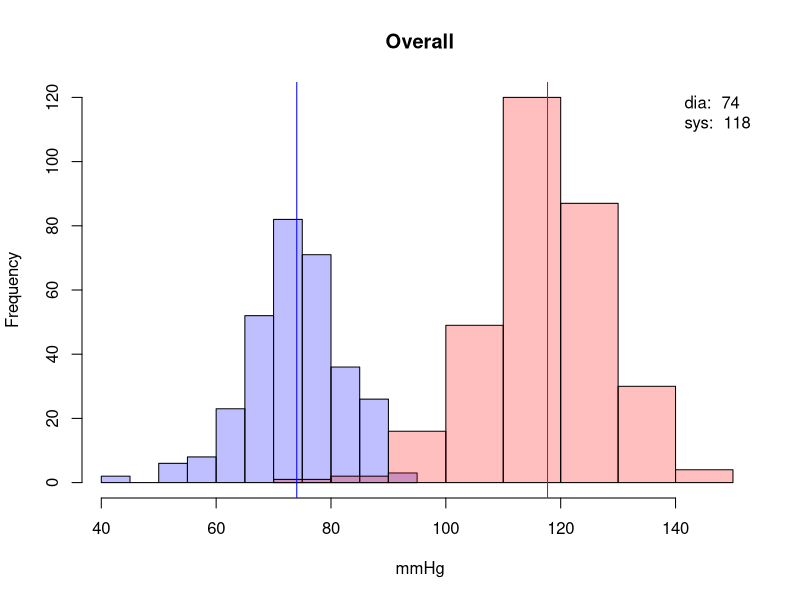
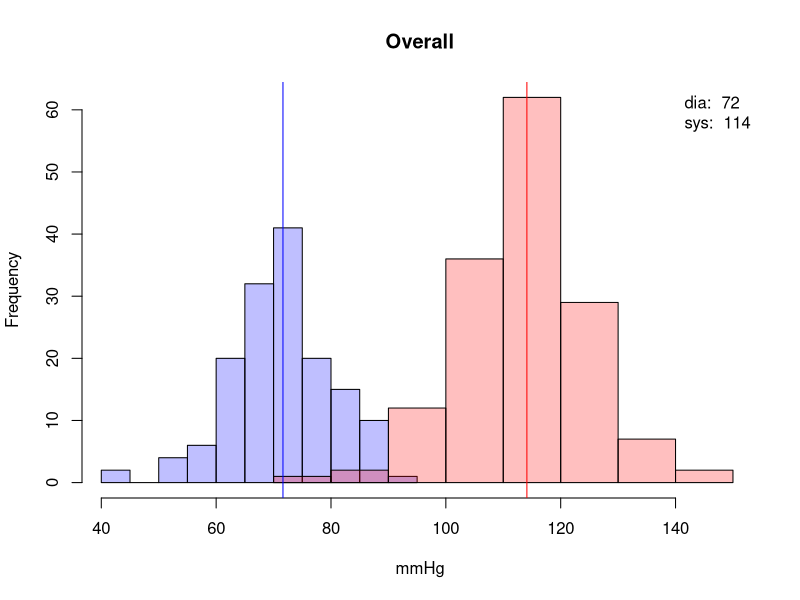
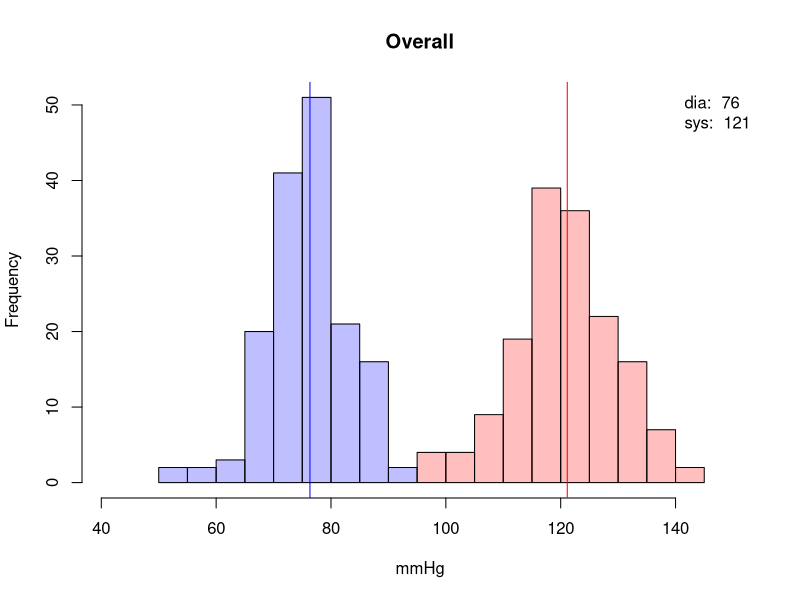
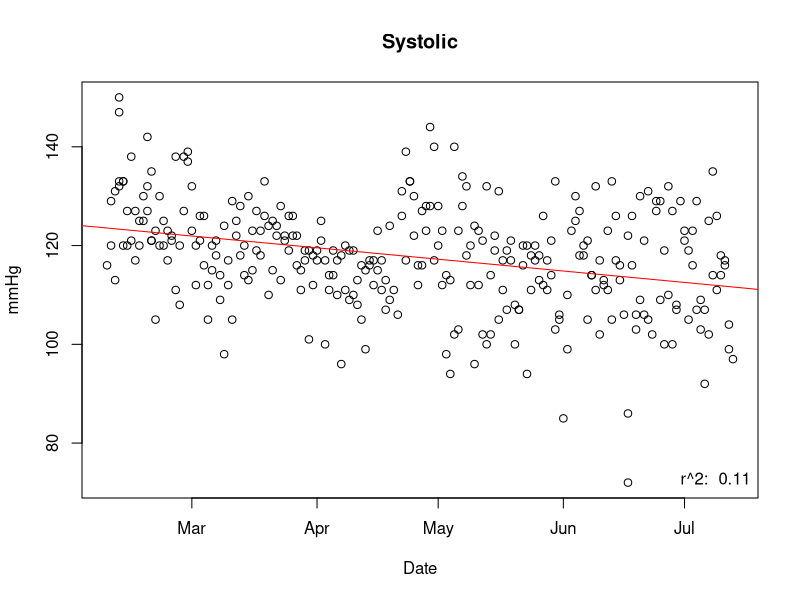
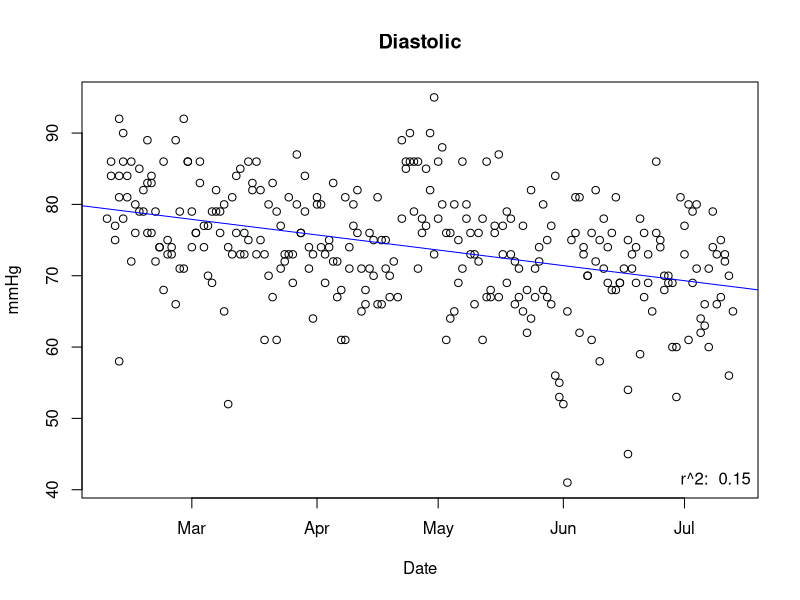
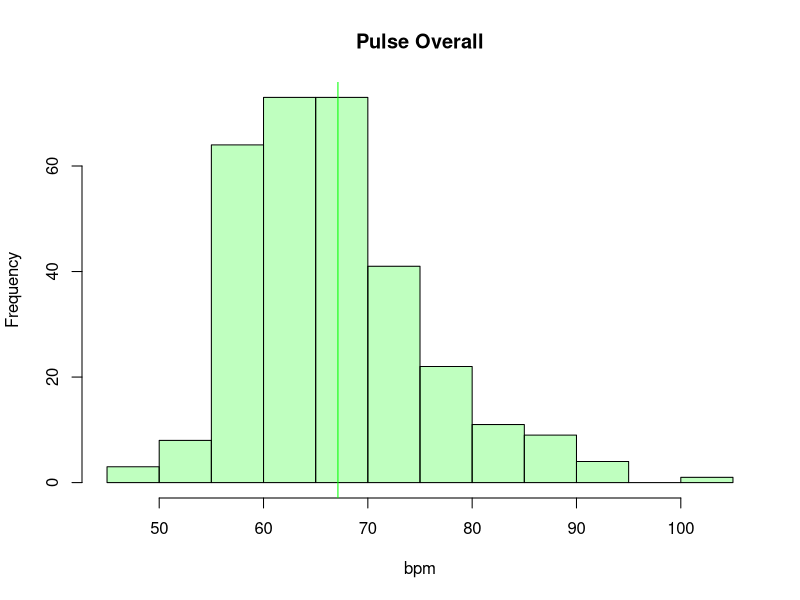
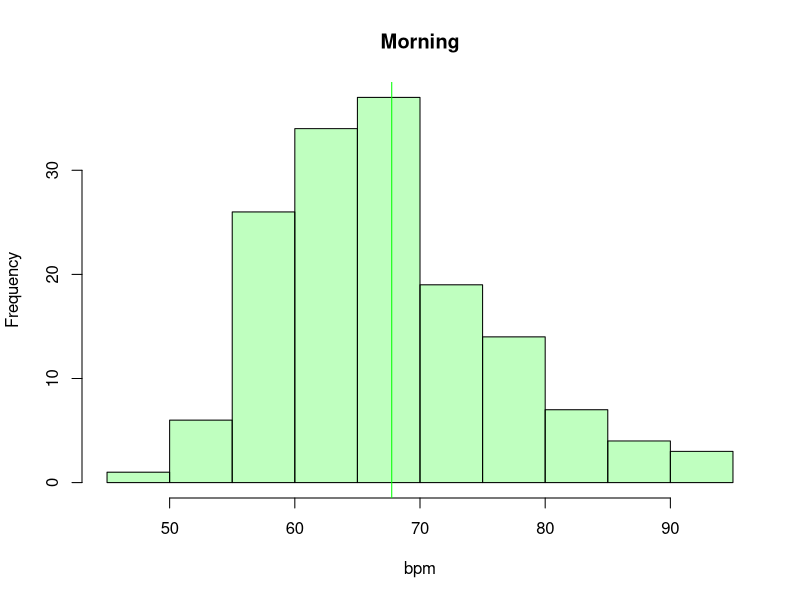
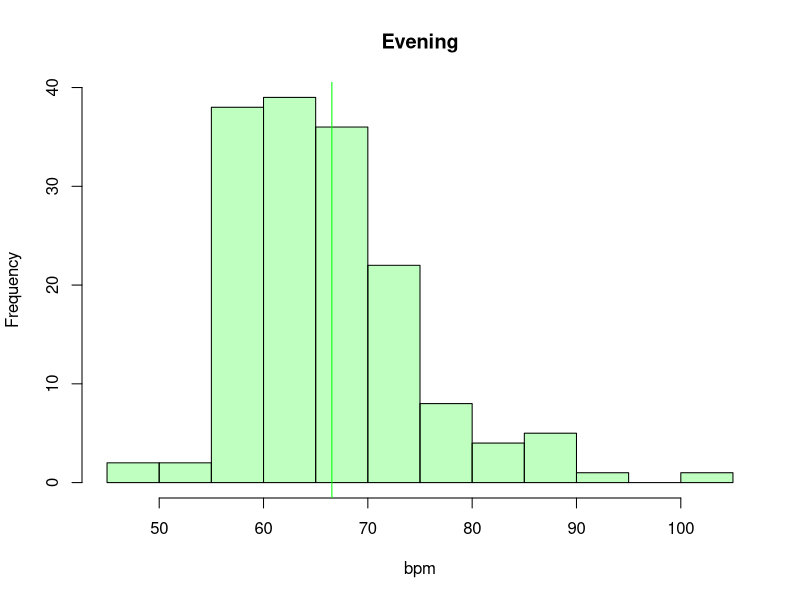

Reproduce these figures in R, in order.
## ---- chunk 1
library(lubridate)
## ---- chunk 2
bp <- read.csv(file="bp.csv", header=TRUE, sep=",")
bp$datetime <- paste(bp$date, bp$time)
dates <- as.Date(bp$datetime)
mp <- c(min(bp$dia), max(bp$sys))
cdia <- rgb(0,0,1,1/4)
csys <- rgb(1,0,0,1/4)
cpul <- rgb(0,1,0,1/4)
## ---- chunk 3
plot.blood.pressure <- function(bp) {
  hsys <- hist(bp$sys, breaks=10, plot=F)
  hdia <- hist(bp$dia, breaks=10, plot=F)
  mc <- c(0, max(c(hsys$counts, hdia$counts)))
  plot(hdia, col=cdia, xlim=mp, ylim=mc, main = "Overall", xlab = "mmHg")
  plot(hsys, col=csys, xlim=mp, ylim=mc, add=T)
  mdia <- mean(bp$dia)
  msys <- mean(bp$sys)
  abline(v=c(msys, mdia), col=c("red","blue"))
  legend("topright", bty="n", legend=c(paste("dia: ", format(mdia, digits=2)), paste("sys: ", format(msys, digits=2))))
}
## ---- chunk 4
plot.blood.pressure(bp)
## ---- chunk 5
am <- bp[hour(bp$datetime) < 12,]
plot.blood.pressure(am)
## ---- chunk 6
pm <- bp[hour(bp$datetime) >= 12,]
plot.blood.pressure(pm)
## ---- chunk 7
plot(dates, bp$sys, xlab="Date", ylab="mmHg", main="Systolic")
sd <- lm(bp$sys~dates)
abline(sd, col="red")
legend("bottomright", bty="n", legend=paste("r^2: ", format(summary(sd)$r.squared, digits=2)))
plot(dates, bp$dia, xlab="Date", ylab="mmHg", main="Diastolic")
dd <- lm(bp$dia~dates)
abline(dd, col="blue")
legend("bottomright", bty="n", legend=paste("r^2: ", format(summary(dd)$r.squared, digits=2)))
## ---- chunk 8
hpul <- hist(bp$pul, breaks=10, plot=F)
plot(hpul, col=cpul, main = "Pulse Overall", xlab = "bpm")
abline(v=mean(bp$pul), col="green")
## ---- chunk 9
hpul_am <- hist(am$pul, plot=F)
plot(hpul_am, col=cpul, main="Morning", xlab="bpm")
abline(v=mean(am$pul), col="green")
## ---- chunk 10
hpul_pm <- hist(pm$pul, plot=F)
plot(hpul_pm, col=cpul, main="Evening", xlab="bpm")
abline(v=mean(pm$pul), col="green")
## ---- chunk 11
plot(dates, bp$pul, xlab="Date", ylab="bpm", main="Pulse")
pd <- lm(bp$pul~dates)
abline(pd, col="green")
legend("bottomright", bty="n", legend=paste("r^2: ", format(summary(pd)$r.squared, digits=2)))
## ---- chunk 12
plot(bp$dia, bp$sys, xlab = "Diastolic", ylab="Systolic")
msd <- lm(bp$sys~bp$dia)
abline(msd)
legend("bottomright", bty="n", legend=paste("r^2: ", format(summary(msd)$r.squared, digits=2)))
